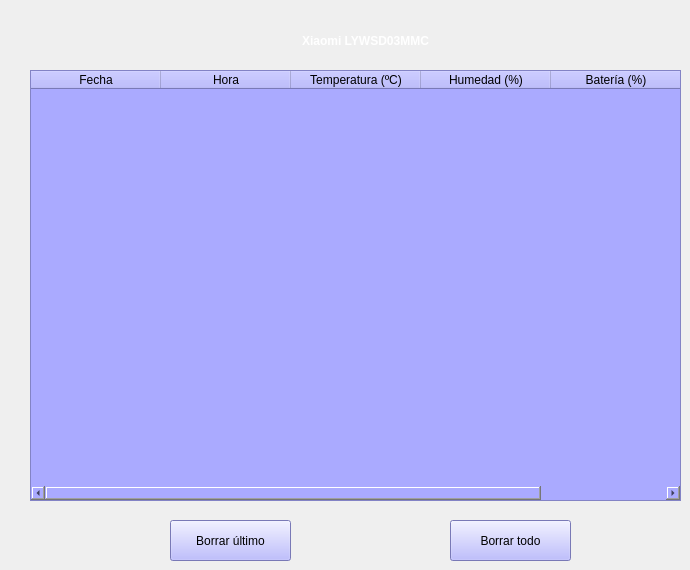
    <widget class="QWidget" name="sensor1_3">
     <property name="sizePolicy">
      <sizepolicy hsizetype="Expanding" vsizetype="Expanding">
       <horstretch>0</horstretch>
       <verstretch>0</verstretch>
      </sizepolicy>
     </property>
     <widget class="QLabel" name="label_7">
      <property name="geometry">
       <rect>
        <x>270</x>
        <y>30</y>
        <width>191</width>
        <height>22</height>
       </rect>
      </property>
      <property name="sizePolicy">
       <sizepolicy hsizetype="Expanding" vsizetype="Expanding">
        <horstretch>0</horstretch>
        <verstretch>0</verstretch>
       </sizepolicy>
      </property>
      <property name="text">
       <string>&lt;html&gt;&lt;head/&gt;&lt;body&gt;&lt;p align=&quot;center&quot;&gt;&lt;span style=&quot; font-weight:600; color:#ffffff;&quot;&gt;Xiaomi LYWSD03MMC&lt;/span&gt;&lt;/p&gt;&lt;/body&gt;&lt;/html&gt;</string>
      </property>
     </widget>
     <widget class="QTableWidget" name="tabla_sensor">
      <property name="geometry">
       <rect>
        <x>30</x>
        <y>70</y>
        <width>651</width>
        <height>431</height>
       </rect>
      </property>
      <property name="autoFillBackground">
       <bool>false</bool>
      </property>
      <property name="styleSheet">
       <string notr="true">background-color: rgb(170, 170, 255);</string>
      </property>
      <property name="sizeAdjustPolicy">
       <enum>QAbstractScrollArea::AdjustToContents</enum>
      </property>
      <attribute name="horizontalHeaderDefaultSectionSize">
       <number>130</number>
      </attribute>
      <column>
       <property name="text">
        <string>Fecha</string>
       </property>
      </column>
      <column>
       <property name="text">
        <string>Hora</string>
       </property>
      </column>
      <column>
       <property name="text">
        <string>Temperatura (ºC)</string>
       </property>
      </column>
      <column>
       <property name="text">
        <string>Humedad (%)</string>
       </property>
      </column>
      <column>
       <property name="text">
        <string>Batería (%)</string>
       </property>
      </column>
     </widget>
     <widget class="QPushButton" name="boton_borrartabla_entera">
      <property name="geometry">
       <rect>
        <x>450</x>
        <y>520</y>
        <width>121</width>
        <height>41</height>
       </rect>
      </property>
      <property name="styleSheet">
       <string notr="true">background-color: rgb(170, 170, 255);</string>
      </property>
      <property name="text">
       <string>Borrar todo</string>
      </property>
      <property name="icon">
       <iconset resource="logo.qrc">
        <normaloff>:/cct/iconos/borrar todo.png</normaloff>:/cct/iconos/borrar todo.png</iconset>
      </property>
     </widget>
     <widget class="QPushButton" name="boton_borrartabla_ultimo">
      <property name="geometry">
       <rect>
        <x>170</x>
        <y>520</y>
        <width>121</width>
        <height>41</height>
       </rect>
      </property>
      <property name="styleSheet">
       <string notr="true">background-color: rgb(170, 170, 255);</string>
      </property>
      <property name="text">
       <string>Borrar último</string>
      </property>
      <property name="icon">
       <iconset resource="logo.qrc">
        <normaloff>:/cct/iconos/borrar ultimo.png</normaloff>:/cct/iconos/borrar ultimo.png</iconset>
      </property>
     </widget>
    </widget>
